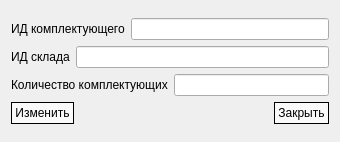
<?xml version="1.0" encoding="UTF-8"?>
<ui version="4.0">
 <class>SetWarehouseComponentDialog</class>
 <widget class="QDialog" name="SetWarehouseComponentDialog">
  <property name="geometry">
   <rect>
    <x>0</x>
    <y>0</y>
    <width>338</width>
    <height>142</height>
   </rect>
  </property>
  <property name="windowTitle">
   <string>Dialog</string>
  </property>
  <layout class="QVBoxLayout" name="verticalLayout_2">
   <item>
    <layout class="QVBoxLayout" name="verticalLayout">
     <item>
      <layout class="QHBoxLayout" name="horizontalLayout_7">
       <property name="spacing">
        <number>6</number>
       </property>
       <item>
        <widget class="QLabel" name="label_5">
         <property name="text">
          <string>ИД комплектующего</string>
         </property>
        </widget>
       </item>
       <item>
        <widget class="QLineEdit" name="inputComponentId"/>
       </item>
      </layout>
     </item>
     <item>
      <layout class="QHBoxLayout" name="horizontalLayout_4">
       <property name="spacing">
        <number>6</number>
       </property>
       <item>
        <widget class="QLabel" name="label_2">
         <property name="text">
          <string>ИД склада</string>
         </property>
        </widget>
       </item>
       <item>
        <widget class="QLineEdit" name="inputWarehouseId"/>
       </item>
      </layout>
     </item>
     <item>
      <layout class="QHBoxLayout" name="horizontalLayout_6">
       <property name="spacing">
        <number>6</number>
       </property>
       <item>
        <widget class="QLabel" name="label_4">
         <property name="text">
          <string>Количество комплектующих</string>
         </property>
        </widget>
       </item>
       <item>
        <widget class="QLineEdit" name="inputAmount"/>
       </item>
      </layout>
     </item>
     <item>
      <layout class="QHBoxLayout" name="horizontalLayout_2">
       <property name="spacing">
        <number>200</number>
       </property>
       <item>
        <widget class="QPushButton" name="buttonSetWarehouseComponent">
         <property name="styleSheet">
          <string notr="true">QPushButton
{
background-color: rgb(250, 250, 250);
border: 1px solid black;
padding: 3px;
}

QPushButton:pressed
{
background-color: rgb(240, 240, 240);
}

QPushButton:hover:!pressed
{
background-color: rgb(240, 240, 240);
}</string>
         </property>
         <property name="text">
          <string>Изменить</string>
         </property>
        </widget>
       </item>
       <item>
        <widget class="QPushButton" name="buttonCloseDialog">
         <property name="styleSheet">
          <string notr="true">QPushButton
{
background-color: rgb(250, 250, 250);
border: 1px solid black;
padding: 3px;
}

QPushButton:pressed
{
background-color: rgb(240, 240, 240);
}

QPushButton:hover:!pressed
{
background-color: rgb(240, 240, 240);
}</string>
         </property>
         <property name="text">
          <string>Закрыть</string>
         </property>
        </widget>
       </item>
      </layout>
     </item>
    </layout>
   </item>
  </layout>
 </widget>
 <resources/>
 <connections>
  <connection>
   <sender>SetWarehouseComponentDialog</sender>
   <signal>finished(int)</signal>
   <receiver>SetWarehouseComponentDialog</receiver>
   <slot>deleteLater()</slot>
   <hints>
    <hint type="sourcelabel">
     <x>168</x>
     <y>70</y>
    </hint>
    <hint type="destinationlabel">
     <x>168</x>
     <y>70</y>
    </hint>
   </hints>
  </connection>
  <connection>
   <sender>buttonCloseDialog</sender>
   <signal>clicked()</signal>
   <receiver>SetWarehouseComponentDialog</receiver>
   <slot>deleteLater()</slot>
   <hints>
    <hint type="sourcelabel">
     <x>299</x>
     <y>118</y>
    </hint>
    <hint type="destinationlabel">
     <x>168</x>
     <y>70</y>
    </hint>
   </hints>
  </connection>
 </connections>
</ui>
